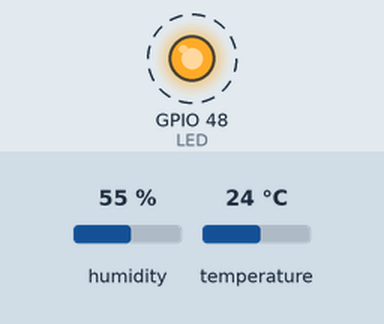
Bench run of a program on a simulated ESP32-S3. On the bench: output pins drawn as LEDs (lit = HIGH). Dashed ring = blinking. The test bench sets the inputs (shaded band); at power-on: humidity 55 %, temperature 24 °C. WiFi joins after 1.5 s; servers stay silent unless stated; no MQTT or app messages arrive unless stated; what the program prints to the serial monitor is not drawn.

Above: at 2.5 s.
Timing chart, 0 to 6.6 s (numbered marks = the images above):
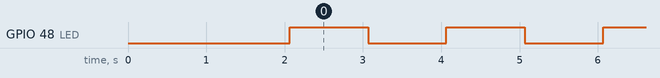

The program:

main.cpp
```cpp
/*
 * ============================================================================
 * CyberClaw IoT Lab — ESP32-S3 + DHT22 温湿度传感节点固件
 * ============================================================================
 * PlatformIO 版本（与 .ino 内容一致，开头加了 #include <Arduino.h>）
 *
 * 接线：DHT22 VCC→3V3, OUT→GPIO4, GND→GND
 * ============================================================================
 */
#include <Arduino.h>
#include <WiFi.h>
#include <PubSubClient.h>
#include <DHT.h>

// ==================== 配置区（已按你的环境填好）====================

// --- WiFi 配置（你的手机热点）---
const char* WIFI_SSID     = "iQOO Neo9";
const char* WIFI_PASSWORD = "20041129";

// --- 静态 IP（手机热点 DHCP 池不可预测，这里先用 DHCP，下面已注释掉静态配置）---
// 如果以后换到实验室路由器（192.168.1.x），取消下面注释并改用 WiFi.config()
IPAddress LOCAL_IP   (10, 168, 9, 200);
IPAddress GATEWAY    (10, 168, 9, 243);
IPAddress SUBNET     (255, 255, 255, 0);
IPAddress DNS_SERVER (10, 168, 9, 243);

// --- MQTT 配置（broker 跑在笔记本上，笔记本 WiFi IP 是 10.168.9.244）---
const char* MQTT_BROKER = "10.168.9.244";
const int   MQTT_PORT   = 1883;
const char* MQTT_TOPIC  = "cyberclaw/sensor/esp32-01/telemetry";

// --- 传感器配置 ---
#define DHT_PIN     4        // DHT22 数据线接 GPIO4
#define DHT_TYPE    DHT22    // 传感器型号
const long READ_INTERVAL_MS = 10000;   // 采样间隔 10 秒

// ==================== 配置区结束 ====================

DHT dht(DHT_PIN, DHT_TYPE);
WiFiClient espClient;
PubSubClient mqtt(espClient);

unsigned long lastRead = 0;
bool ledState = false;

void connectWiFi() {
  Serial.print("正在连接 WiFi [");
  Serial.print(WIFI_SSID);
  Serial.print("] ...");

  WiFi.mode(WIFI_STA);
  WiFi.begin(WIFI_SSID, WIFI_PASSWORD);
  // 手机热点用 DHCP，不用静态 IP；换到实验室路由器时可取消下面这行注释
  // WiFi.config(LOCAL_IP, GATEWAY, SUBNET, DNS_SERVER);

  int waited = 0;
  while (WiFi.status() != WL_CONNECTED && waited < 40) {
    delay(500);
    Serial.print(".");
    waited++;
  }

  if (WiFi.status() == WL_CONNECTED) {
    Serial.println(" 成功");
    Serial.print("  ESP32 IP: ");
    Serial.println(WiFi.localIP());
    Serial.print("  RSSI: ");
    Serial.print(WiFi.RSSI());
    Serial.println(" dBm");
  } else {
    Serial.println(" 失败！将重试...");
  }
}

void connectMQTT() {
  Serial.print("连接 MQTT broker ");
  Serial.print(MQTT_BROKER);
  Serial.print(":");
  Serial.print(MQTT_PORT);
  Serial.print(" ...");

  String clientId = "esp32-01-" + String((uint32_t)ESP.getEfuseMac(), HEX);
  if (mqtt.connect(clientId.c_str())) {
    Serial.println(" 成功");
  } else {
    Serial.print(" 失败，状态码=");
    Serial.println(mqtt.state());
  }
}

void readAndPublish() {
  float temp = dht.readTemperature();
  float hum  = dht.readHumidity();

  if (isnan(temp) || isnan(hum)) {
    Serial.println("⚠ DHT22 读取失败（NaN），跳过本次");
    return;
  }

  char payload[256];
  // payload 含 mac（供 CyberClaw 后端 MQTT 自动发现写入 Devices 表，作设备唯一标识）
  snprintf(payload, sizeof(payload),
           "{\"mac\":\"%s\",\"device\":\"esp32-01\",\"temp\":%.1f,\"hum\":%.1f,\"ip\":\"%s\",\"rssi\":%d,\"ts\":%lu}",
           WiFi.macAddress().c_str(),
           temp, hum,
           WiFi.localIP().toString().c_str(),
           WiFi.RSSI(),
           millis() / 1000);

  Serial.print("发布 → ");
  Serial.print(MQTT_TOPIC);
  Serial.print(" : ");
  Serial.println(payload);

  if (!mqtt.publish(MQTT_TOPIC, payload)) {
    Serial.println("⚠ 发布失败（broker 可能断开）");
  }
}

void setup() {
  Serial.begin(115200);
  delay(500);
  Serial.println();
  Serial.println("============================================");
  Serial.println("CyberClaw IoT Lab — ESP32-S3 + DHT22 节点");
  Serial.println("============================================");

  pinMode(48, OUTPUT);        // 板载 LED（心跳指示）
  dht.begin();
  mqtt.setServer(MQTT_BROKER, MQTT_PORT);
  mqtt.setBufferSize(512);

  connectWiFi();
}

void loop() {
  if (WiFi.status() != WL_CONNECTED) {
    connectWiFi();
  }
  if (WiFi.status() == WL_CONNECTED && !mqtt.connected()) {
    connectMQTT();
  }
  mqtt.loop();

  unsigned long now = millis();
  if (now - lastRead >= READ_INTERVAL_MS) {
    lastRead = now;
    if (mqtt.connected()) {
      readAndPublish();
    } else {
      Serial.println("MQTT 未连接，跳过采样");
    }
  }

  static unsigned long lastBlink = 0;
  if (now - lastBlink >= 1000) {
    lastBlink = now;
    ledState = !ledState;
    digitalWrite(48, ledState);
  }
}
```

Measured:
- by itself, GPIO 48 (LED): alternates HIGH for 1.0 s and LOW for 1.0 s
